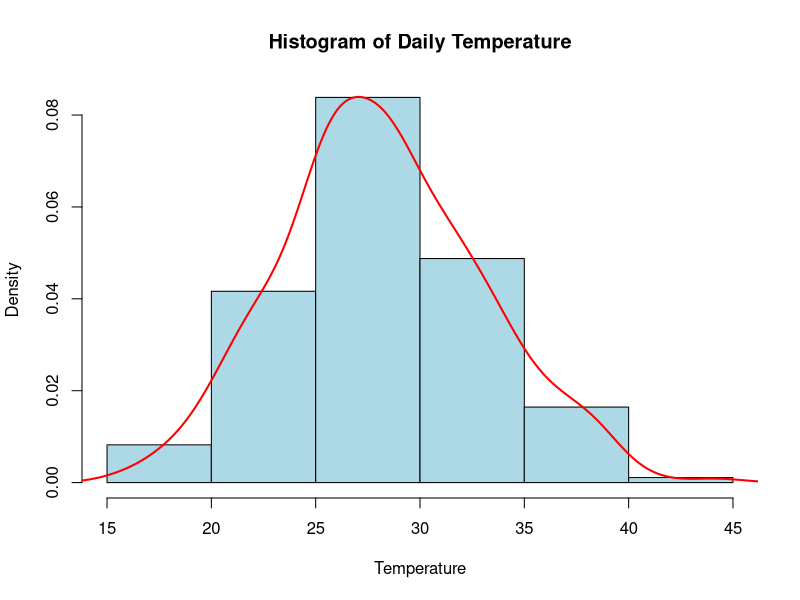
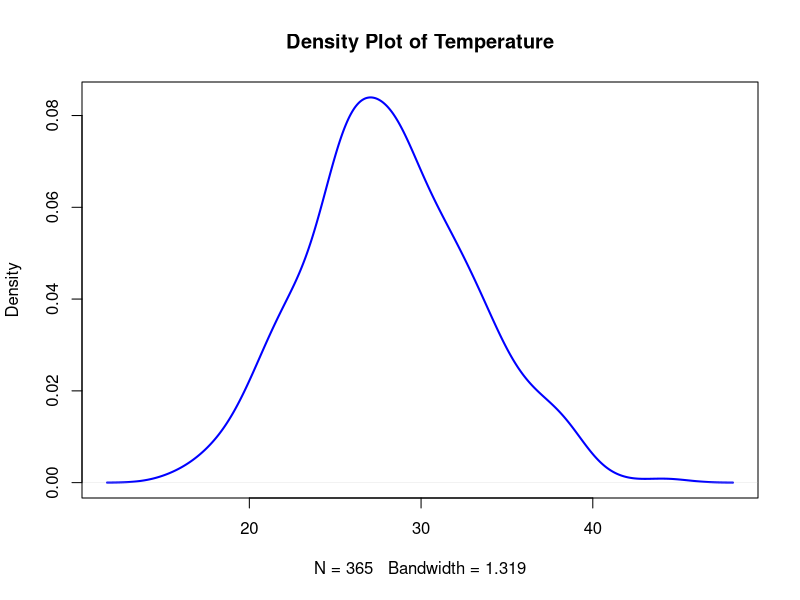

Reproduce these figures in R, in order.
# =====================================================
# ANNUAL TEMPERATURE TREND STUDY
# =====================================================

# Generate Sample Daily Temperature Data for 365 Days
set.seed(123)

temperature <- rnorm(365, mean = 28, sd = 5)

# -----------------------------------------------------
# 1. Mean, Median, Mode
# -----------------------------------------------------

mean_temp <- mean(temperature)
median_temp <- median(temperature)

# Mode function (for numeric data - approximate)
mode_temp <- as.numeric(names(sort(table(round(temperature,1)),
                                   decreasing = TRUE)[1]))

cat("Mean Temperature:", mean_temp, "\n")
cat("Median Temperature:", median_temp, "\n")
cat("Mode Temperature (Approx):", mode_temp, "\n\n")


# -----------------------------------------------------
# 2. Min, Max, Range, Variance, SD
# -----------------------------------------------------

min_temp <- min(temperature)
max_temp <- max(temperature)
range_temp <- max_temp - min_temp
variance_temp <- var(temperature)
sd_temp <- sd(temperature)

cat("Minimum Temperature:", min_temp, "\n")
cat("Maximum Temperature:", max_temp, "\n")
cat("Range:", range_temp, "\n")
cat("Variance:", variance_temp, "\n")
cat("Standard Deviation:", sd_temp, "\n\n")


# -----------------------------------------------------
# 3. Quartiles & Interquartile Range (IQR)
# -----------------------------------------------------

quartiles <- quantile(temperature)
iqr_temp <- IQR(temperature)

cat("Quartiles:\n")
print(quartiles)
cat("Interquartile Range (IQR):", iqr_temp, "\n\n")


# -----------------------------------------------------
# 4. Skewness and Kurtosis (Manual Calculation)
# -----------------------------------------------------

n <- length(temperature)
mean_val <- mean(temperature)
sd_val <- sd(temperature)

skewness <- sum((temperature - mean_val)^3) / ((n - 1) * sd_val^3)
kurtosis <- sum((temperature - mean_val)^4) / ((n - 1) * sd_val^4)

cat("Skewness:", skewness, "\n")
cat("Kurtosis:", kurtosis, "\n\n")

if(skewness > 0){
  cat("Distribution is Positively Skewed\n")
} else if(skewness < 0){
  cat("Distribution is Negatively Skewed\n")
} else {
  cat("Distribution is Symmetric\n")
}

if(kurtosis > 3){
  cat("Leptokurtic (Heavy Tails)\n")
} else if(kurtosis < 3){
  cat("Platykurtic (Light Tails)\n")
} else {
  cat("Mesokurtic (Normal Distribution)\n")
}


# -----------------------------------------------------
# 5. Histogram and Density Plot
# -----------------------------------------------------

hist(temperature,
     probability = TRUE,
     main = "Histogram of Daily Temperature",
     xlab = "Temperature",
     col = "lightblue")

lines(density(temperature), col = "red", lwd = 2)

# Separate Density Plot
plot(density(temperature),
     main = "Density Plot of Temperature",
     col = "blue",
     lwd = 2)
